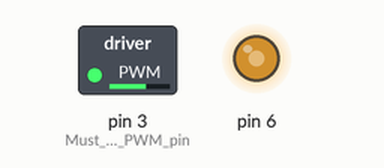
Bench run of a sketch on a simulated Arduino Uno, built with avr-gcc and run on an emulated ATmega328P. Parts: switched loads named in the sketch (green lamp = pin HIGH), output pins drawn as LEDs (lit = HIGH).

Above: at 0.05 s.
At 4.5 s:
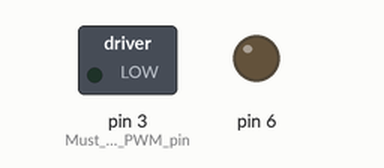
Timing chart, 0 to 5.9 s (numbered marks = the images above):
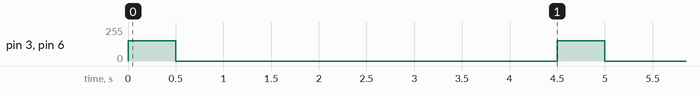

The sketch:

vibrationMotorPWM.ino
```cpp
void setup() {
  pinMode( 6 , OUTPUT);
  pinMode( 3 , OUTPUT);  // Must be a PWM pin
}

void loop() {

  analogWrite( 6 , 153 );  // 60% duty cycle
  analogWrite( 3 , 153 );
  delay(500);              // play for 0.5s

  analogWrite( 3 , 0 );
  analogWrite( 6 , 0 );    // 0% duty cycle (off)
  delay(4000);             // wait for 4s

}
```

Measured:
- by itself, pin 3 (Must_be_a_PWM_pin), pin 6: alternates 153/255 for 0.50 s and 0/255 for 4.0 s
